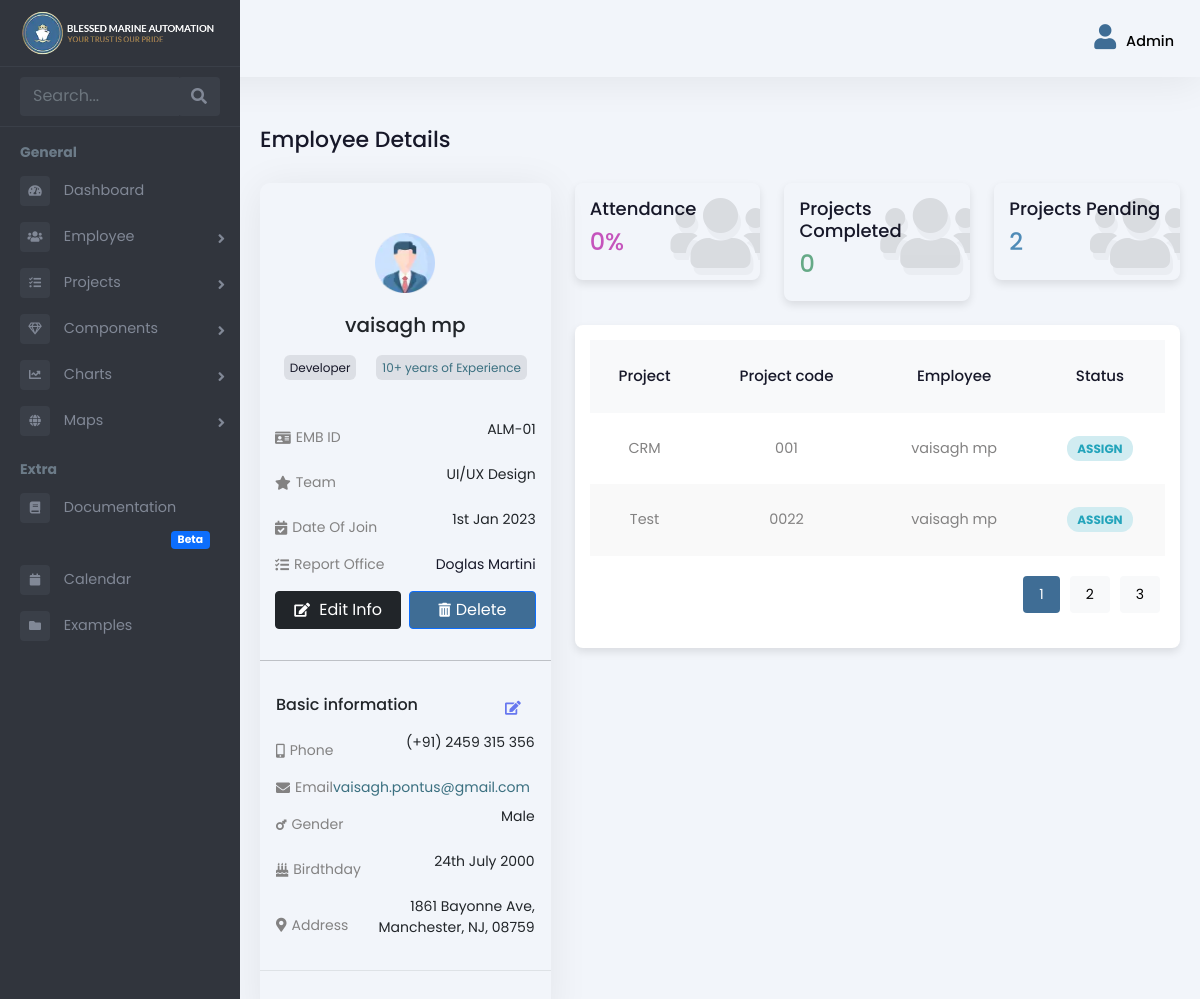
/admin-panel/employee/1/ (signed in), run on the app's committed database.
### Admin/models.py (models this page shows, shortened)
class Employee(models.Model):
    user = models.OneToOneField(User, on_delete=models.CASCADE, related_name='employee_profile')
    is_employee = models.BooleanField(default=False)
    is_manager = models.BooleanField(default=False)
    rank = models.CharField(max_length=255, blank=True, null=True)
    salary = models.DecimalField(max_digits=10, decimal_places=2, blank=True, null=True)
    work_days = models.DecimalField(max_digits=10, decimal_places=2, default=0, blank=True)  # Calculated field
    holidays = models.IntegerField(null=True, blank=True)
    overseas_days = models.IntegerField(default=0)

class ProjectAssignment(models.Model):
    project = models.ForeignKey('Project', on_delete=models.CASCADE)
    employee = models.ForeignKey('Employee', on_delete=models.CASCADE, default=1)
    time_start = models.DateField()
    time_stop = models.DateField()

class Project(models.Model):
    STATUS_CHOICES = [
        ('PENDING', 'Pending'),
        ('ASSIGN', 'Assign'),
        ('ONGOING', 'Ongoing'),
        ('HOLD', 'Hold'),
        ('CANCELLED', 'Cancelled'),
        ('COMPLETED', 'Completed'),
    ]
    CATEGORY_CHOICES = [
        ('OVERSEAS', 'Overseas'),
        ('ANCHORAGE', 'Anchorage'),
        ('HOLIDAY_WORKING', 'Holiday Working'),
    ]
    name = models.CharField(max_length=255)
    code = models.CharField(max_length=100, unique=True)
    purchase_and_expenses = models.DecimalField(
        max_digits=12, decimal_places=2, default=0.00)
    invoice_amount = models.DecimalField(
        max_digits=12, decimal_places=2, default=0.00)
    currency_code = models.CharField(max_length=10, default="USD")
    status = models.CharField(
        max_length=100, choices=STATUS_CHOICES, default='PENDING')
    category = models.CharField(
        max_length=50, choices=CATEGORY_CHOICES, default='OVERSEAS')  # New field added
    from decimal import Decimal

### Admin/views.py (the view)
# urls.py: path('employee/<int:employee_id>/', employee_profile, name='employee_profile'),
@login_required
def employee_profile(request, employee_id):
    employee = get_object_or_404(Employee, pk=employee_id)
    total_attendance_records = Attendance.objects.filter(employee=employee).count()
    approved_attendance_records = Attendance.objects.filter(
        employee=employee, status='APPROVED'
    ).count()
    attendance_percentage = (
        (approved_attendance_records / 30) * 100
        if total_attendance_records > 0 else 0
    )
    total_projects = employee.projectassignment_set.count()
    completed_projects = Project.objects.filter(
        projectassignment__employee=employee, status='COMPLETED'
    ).count()
    pending_projects = Project.objects.filter(
        projectassignment__employee=employee, status='PENDING'
    ).count()
    assigned_projects = Project.objects.filter(
        projectassignment__employee=employee, status='ASSIGN'
    ).count()
    total_pending_projects = total_projects - completed_projects
    context = {
        'employee': employee,
        'attendance_percentage': round(attendance_percentage, 1),
        'total_projects': total_projects,
        'completed_projects': completed_projects,
        'pending_projects': total_pending_projects,
    }
    return render(request, 'Admin/employee_profile.html', context)

### templates/Admin/employee_profile.html (shortened to what this page needs)
{% extends 'Admin/adminbase.html' %}
{% load custom_filters %}
{% load static %}
{% block content %}
<div class="emply-profile-wraper">
    <div class="pg-title">
        <h1>Employee Details</h1>
    </div>
    <div class="row">
        <div class="col-lg-4">
            <div class="emp-info-wrapper">
                <div class="emp-info-hdr">
                    <div class="emp-prfl-img">
                        <img src="{% static 'assets/images/user-pro.webp' %}" alt="Employee Profile Pic" />
                    </div>
                    <h5>{{ employee.user.first_name }} {{ employee.user.last_name }}</h5>
                    <span>{{ employee.rank }}</span>
                    <span style="color: #3b7080">10+ years of Experience</span>
                </div>
                <div class="emp-details">
                    <div class="d-flex align-items-center justify-content-between mb-2">
                        <span class="d-inline-flex align-items-center">
                            <i class="fas fa-id-card"></i>
                            EMB ID
                        </span>
                        <p class="text-dark">ALM-0{{ employee.pk }}</p>
                    </div>
                    <div class="d-flex align-items-center justify-content-between mb-2">
                        <span class="d-inline-flex align-items-center">
                            <i class="fas fa-star"></i>
                            Team
                        </span>
                        <p class="text-dark">UI/UX Design</p>
                    </div>
                    <div class="d-flex align-items-center justify-content-between mb-2">
                        <span class="d-inline-flex align-items-center">
                            <i class="fas fa-calendar-check"></i>
                            Date Of Join
                        </span>
                        <p class="text-dark">1st Jan 2023</p>
                    </div>
                    <div class="d-flex align-items-center justify-content-between">
                        <span class="d-inline-flex align-items-center">
                            <i class="fas fa-tasks"></i>
                            Report Office
                        </span>
                        <div class="d-flex align-items-center">
                            <p class="text-gray-9 mb-0">Doglas Martini</p>
                        </div>
                    </div>
                    <div class="row gx-2 mt-3">
                        <div class="col-6">
                            <div>
                                <a href="#" class="btn btn-dark w-100" data-bs-toggle="modal"
                                    data-bs-target="#edit_employee"><i class="fas fa-edit"></i> Edit Info</a>
                            </div>
                        </div>
                        <div class="col-6">
                            <div>
                                <a href="#" style="background-color: var(--bs-blue)" class="btn btn-primary w-100"><i
                                        class="fas fa-trash-alt"></i>Delete</a>
                            </div>
                        </div>
                    </div>
                </div>
                <hr />
                <div class="p-3 emp-basic-info border-bottom">
                    <div class="d-flex align-items-center justify-content-between mb-2">
                        <h6>Basic information</h6>
                        <a href="javascript:void(0);" class="btn btn-icon btn-sm" data-bs-toggle="modal"
                            data-bs-target="#edit_employee"><i class="fas fa-edit"></i>
                        </a>
                    </div>
                    <div class="d-flex align-items-center justify-content-between mb-2">
                        <span class="d-inline-flex align-items-center">
                            <i class="fas fa-mobile-alt"></i>
                            Phone
                        </span>
                        <p class="text-dark">(+91) 2459 315 356</p>
                    </div>
                    <div class="d-flex align-items-center justify-content-between mb-2">
                        <span class="d-inline-flex align-items-center">
                            <i class="fas fa-envelope"></i>
                            Email
                        </span>
                        <a href="maito:{{ employee.user.email }}" style="
                      color: #3b7080 !important;
                      font-size: 14px;
                      text-decoration: none;
                    " class="text-info d-inline-flex align-items-center">{{ employee.user.email }}</a>
                    </div>
                    <div class="d-flex align-items-center justify-content-between mb-2">
                        <span class="d-inline-flex align-items-center">
                            <i class="fas fa-mars-stroke"></i>
                            Gender
                        </span>
                        <p class="text-dark text-end">Male</p>
                    </div>
                    <div class="d-flex align-items-center justify-content-between mb-2">
                        <span class="d-inline-flex align-items-center">
                            <i class="fas fa-birthday-cake"></i>
                            Birdthday
                        </span>
                        <p class="text-dark text-end">24th July 2000</p>
                    </div>
                    <div class="d-flex align-items-center justify-content-between">
                        <span class="d-inline-flex align-items-center">
                            <i class="fas fa-map-marker-alt"></i>
                            Address
                        </span>
                        <p class="text-dark text-end">
                            1861 Bayonne Ave, <br />
                            Manchester, NJ, 08759
                        </p>
                    </div>
                </div>
            </div>
        </div>
        <div class="col-lg-8">
            <div class="emp-status-col">
                <div class="row mb-4">
                    <div class="col-lg-4 col-md-4">
                        <div class="status-wdgt">
                            <h5>Attendance</h5>
                            <h6 style="color: #c554bc;">{{ attendance_percentage }}%</h6>
                            <div class="wdgt-bg-icons"><i class="fas fa-users"></i></div>
                        </div>
                    </div>
                    <div class="col-lg-4 col-md-4">
                        <div class="status-wdgt">
                            <h5>Projects Completed</h5>
                            <h6 style="color: #65a986;">{{ completed_projects }}</h6>
                            <div class="wdgt-bg-icons"><i class="fas fa-users"></i></div>
                        </div>
                    </div>
                    <div class="col-lg-4 col-md-4">
                        <div class="status-wdgt">
                            <h5>Projects Pending</h5>
                            <h6 style="color: #4f8bb7;">{{ pending_projects }}</h6>
                            <div class="wdgt-bg-icons"><i class="fas fa-users"></i></div>
                        </div>
                    </div>
                </div>
                <div class="widget-box table-wdgt">
                    <table id="employee-prjct-table">
                        <thead>
                            <tr>
                                <th>Project</th>
                                <th>Project code</th>
                                <th>Employee</th>
                                <th>Status</th>
                            </tr>
                        </thead>
                        <tbody>
                            {% for project_assignment in employee.projectassignment_set.all %}
                            <tr>
                                <td><a href="#">{{ project_assignment.project.name }}</a></td>
                                <td>{{ project_assignment.project.code }}</td>
                                <td>{{ employee.user.get_full_name }}</td>
                                <td>
                                    {% if project_assignment.project.status == 'ONGOING' %}
                                    <span class="status ongoing">Ongoing</span>
                                    {% elif project_assignment.project.status == 'COMPLETED' %}
                                    <span class="status completed">Completed</span>
                                    {% elif project_assignment.project.status == 'HOLD' %}
                                    <span class="status hold">Hold</span>
                                    {% elif project_assignment.project.status == 'PENDING' %}
                                    <span class="status pending">Pending</span>
                                    {% elif project_assignment.project.status == 'CANCELLED' %}
                                    <span class="status cancelled">Cancelled</span>
                                    {% elif project_assignment.project.status == 'ASSIGN' %}
                                    <span class="status Assign">ASSIGN</span>
                                    {% else %}
                                    <span class="status unknown">Unknown</span>
                                    {% endif %}
                                </td>
                            </tr>
                            {% endfor %}
                        </tbody>
                    </table>
                    <div class="pagination" id="pagination">
                        <button class="active">1</button>
                        <button>2</button>
                        <button>3</button>
                    </div>
                </div>
            </div>
        </div>
    </div>
</div>
{% endblock %}

### Al_Mabrouk_crm/static/assets/css/styles.css (style rules this page uses)
:root { --bs-blue: #e8c00b; --bs-blue:#3f6d95; --primary-font-color:#171829; --secondary-font-color:#838282; --primary-bg-color:#f2f5fa; --bs-red:#f44336; --bs-green:#4caf50; --bs-orange:#ff5200; --edit-icon:#6777ef; }
body { font-size: 0.9rem; background-color: #f2f5fa; font-family: "Poppins", serif; }
p { font-size: 14px;font-size: 400;color: var(--primary-font-color); }
h1 { font-size: 22px;font-weight: 500;color: var(--primary-font-color); }
.pg-title { margin-bottom: 30px; }
.status-wdgt { width: 100%;padding: 15px;box-shadow: 0 4px 8px rgba(0, 0, 0, 0.1); border-radius: 8px;color: #fff;position: relative;overflow-x: hidden; }
.status-wdgt h6 { font-size: 24px; }
.wdgt-bg-icons { position: absolute;right: -10px;top: 33px; }
.wdgt-bg-icons i { font-size: 80px;color: #000; text-shadow: 3px 7px rgba(0,0,0,.3);opacity: .1; }
.widget-box table { width: 100%; border-collapse: collapse; overflow: auto; }
.widget-box th,.widget-box td { padding: 25px; text-align: center; }
.widget-box td a { text-decoration: none;color: var(--secondary-font-color); }
.widget-box td { color: var(--secondary-font-color); }
.widget-box th { background-color: #f8f9fa; font-weight: 500; color: var(--primary-font-color); font-size: 15px; }
.widget-box tr:nth-child(even) { background-color: #f9f9f9; }
.widget-box .pagination { display: flex; justify-content: flex-end; margin: 20px 0; }
.widget-box .pagination button { padding: 8px 16px; margin: 0 5px; border: none; border-radius: 4px; background-color: #f8f9fa; cursor: pointer; font-size: 14px; }
.widget-box .pagination button.active { background-color: var(--bs-blue); color: #fff; }
.fa-envelope { color: var(--bs-red); }
.fa-edit { color: var(--edit-icon); }
.fa-trash-alt { color: var(--bs-orange); }
.widget-box { background-color: #fff; box-shadow: 0 4px 8px rgba(0, 0, 0, 0.1); border-radius: 8px; padding: 15px; }
.table-wdgt { overflow-x: scroll; }

### data on the page
Employee: user.first_name "vaisagh", user.last_name "mp", rank "Developer", pk "1", user.email "vaisagh.pontus@gmail.com", user.get_full_name "vaisagh mp"
ProjectAssignment: project.name "CRM", project.code "001", shows "ASSIGN"
ProjectAssignment: project.name "Test", project.code "0022", shows "ASSIGN"

### other printed values
{{ attendance_percentage }} "0"
{{ completed_projects }} "0"
{{ pending_projects }} "2"
